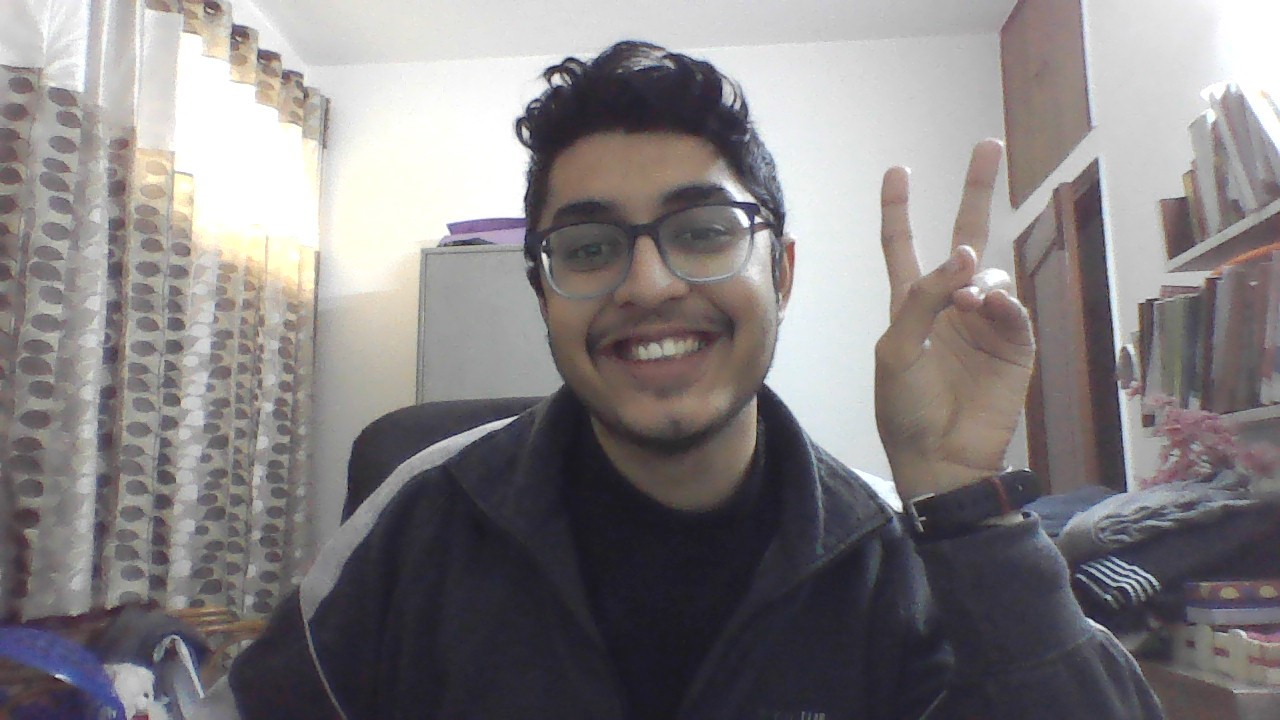
#> input picture pic.jpg, 1280 x 720 px
$ python cvtut3.py
#> lines starting #> are read from the running program, lines starting #| are printed output that depends on the picture
import cv2
import numpy as np

img = cv2.imread("pic.jpg",cv2.IMREAD_COLOR)
#> img is the input picture: shape (720, 1280, 3); mean B, G, R 129.7, 128.2, 132.4
cv2.line(img,(0,10),(800,350),(0,0,0),50)
pts = np.array([[23,45],[566,78],[597,423],[690,700],[800,10]])
cv2.polylines(img,[pts],True,(0,255,0),15)
font= cv2.FONT_HERSHEY_SIMPLEX
str="Hello, I am testing"
cv2.putText(img,str,(10,700),font,0.5,(0,255,0),2,cv2.LINE_AA)
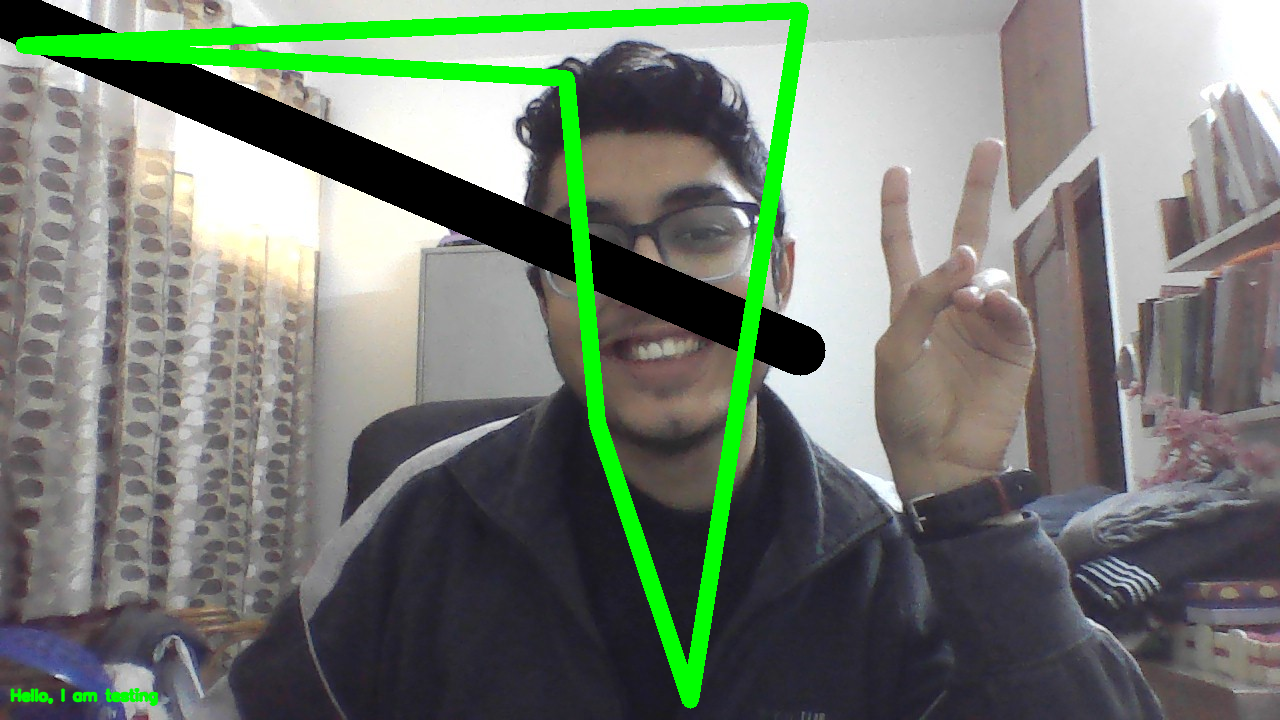
#> img: shape (720, 1280, 3); mean B, G, R 114.3, 125.1, 116.5

#image showing
cv2.imshow("frame",img)
cv2.waitKey(0)
cv2.destroyAllWindows()

$ run again, with arr.jpg copied over pic.jpg
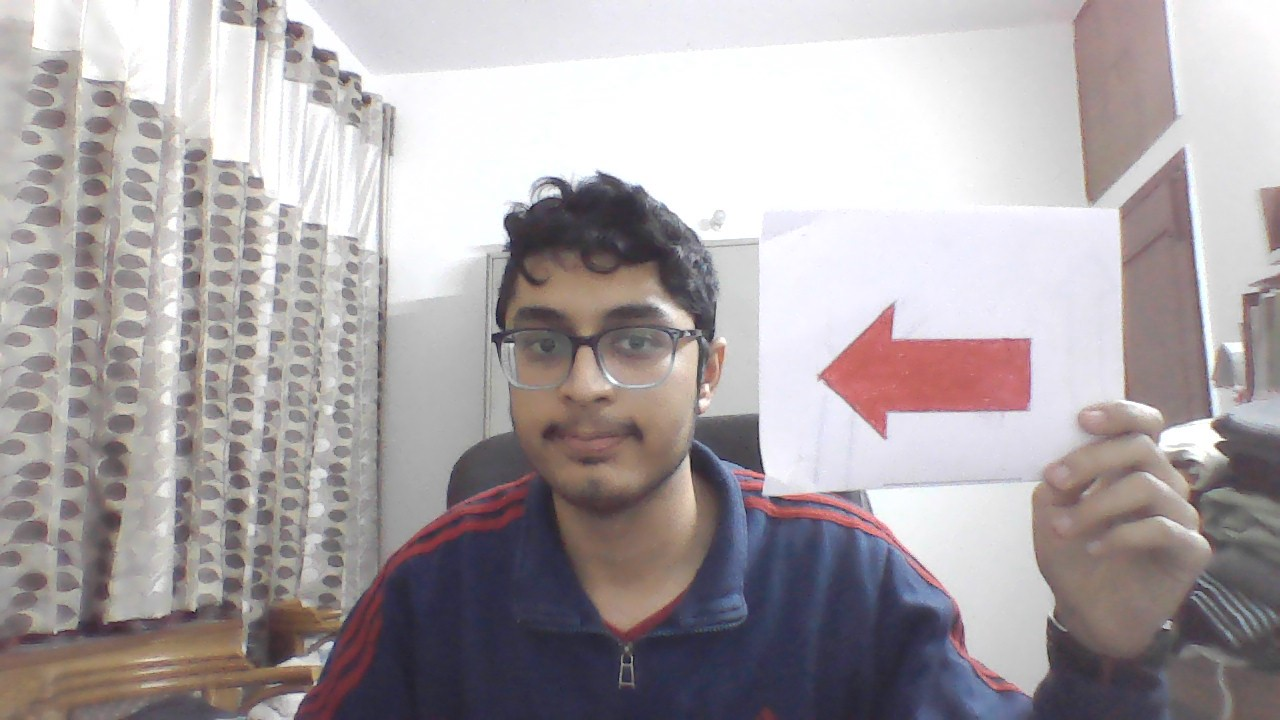
#> input picture arr.jpg, 1280 x 720 px
#> img is the input picture: shape (720, 1280, 3); mean B, G, R 166.2, 163.5, 170.5
#> `cv2.putText(img,str,(10,700),font,0.5,(0,255,0),2,cv2.LINE_AA)`:
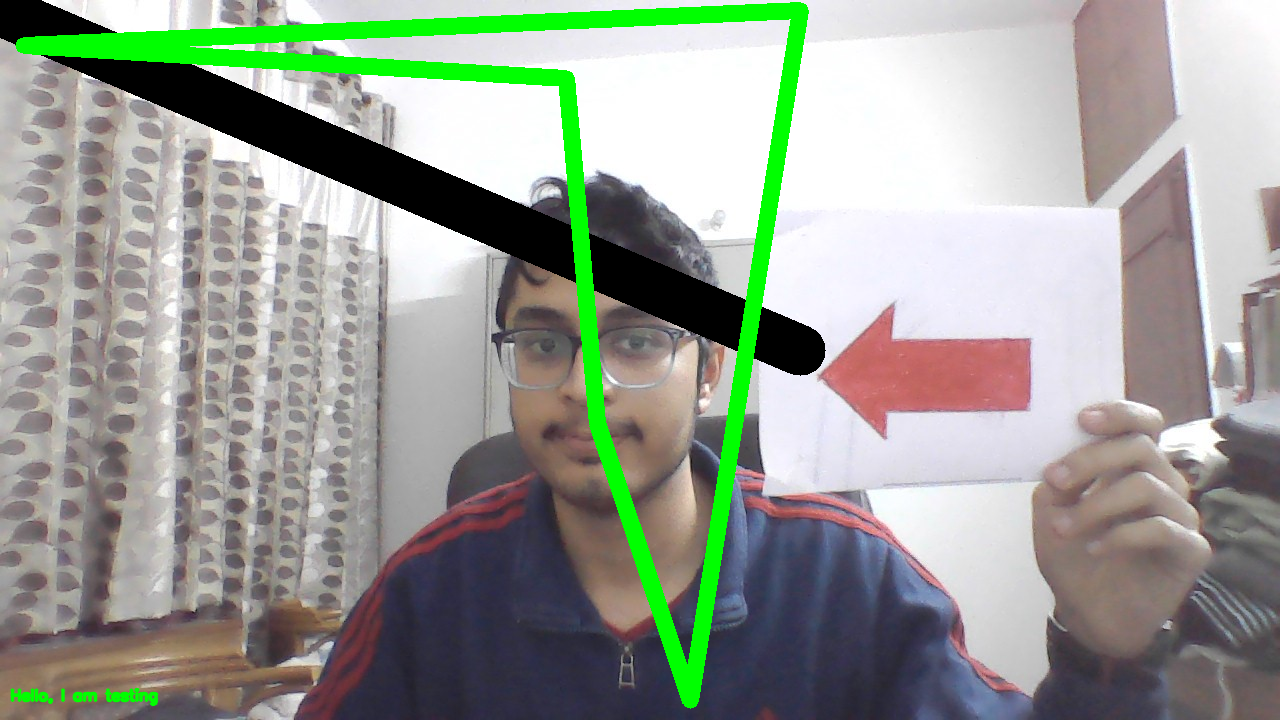
#> img: shape (720, 1280, 3); mean B, G, R 148.4, 158.3, 152.5

$ run again, with arr2.jpg copied over pic.jpg
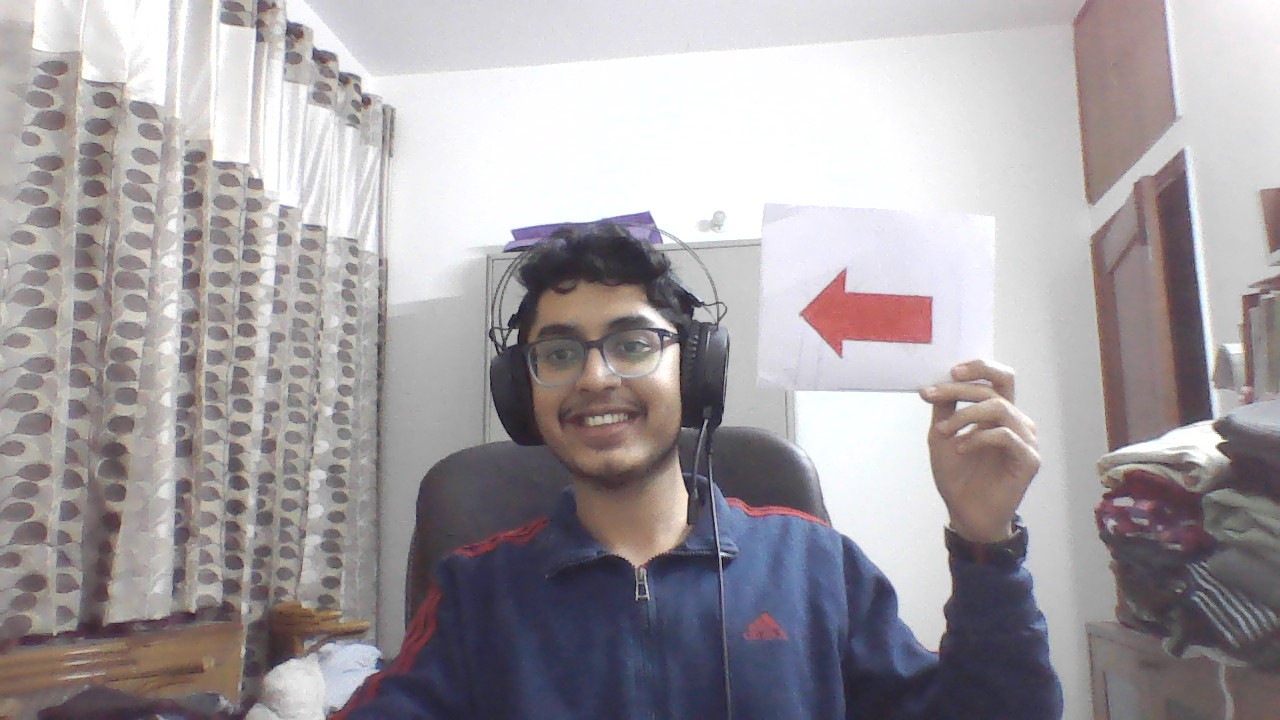
#> input picture arr2.jpg, 1280 x 720 px
#> img is the input picture: shape (720, 1280, 3); mean B, G, R 162.1, 158.4, 163.7
#> `cv2.putText(img,str,(10,700),font,0.5,(0,255,0),2,cv2.LINE_AA)`:
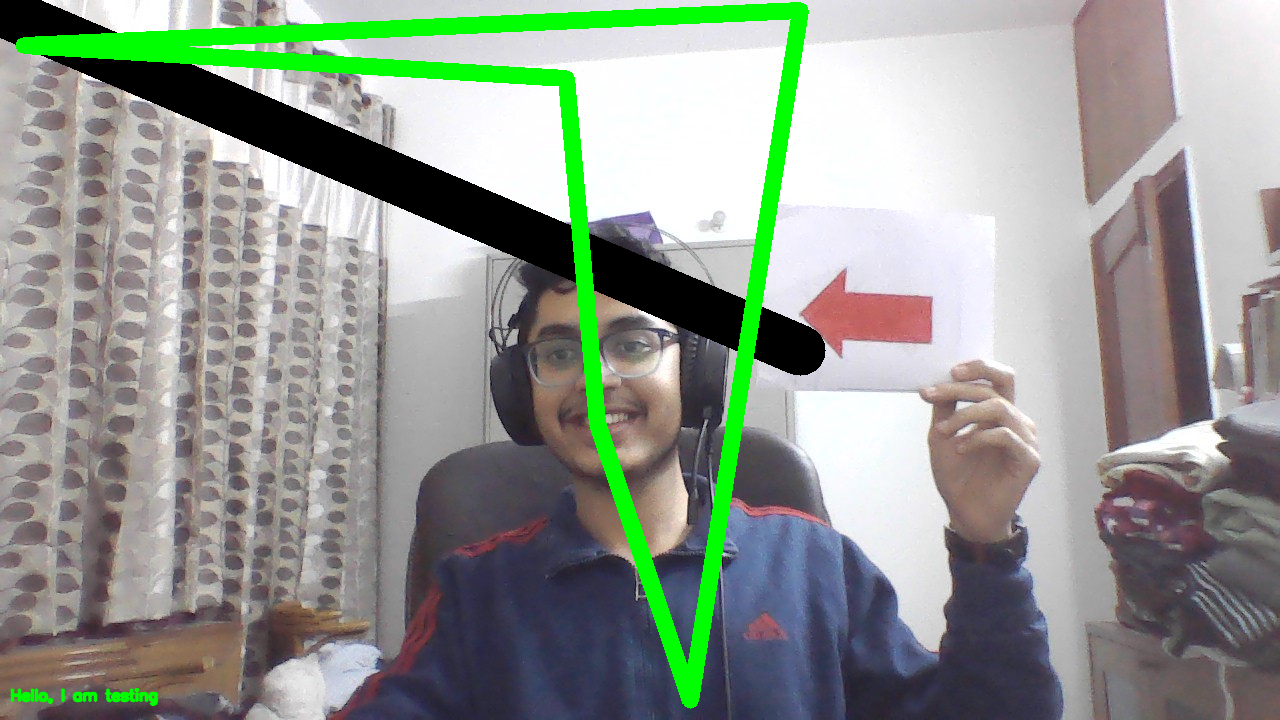
#> img: shape (720, 1280, 3); mean B, G, R 144.4, 153.4, 146
